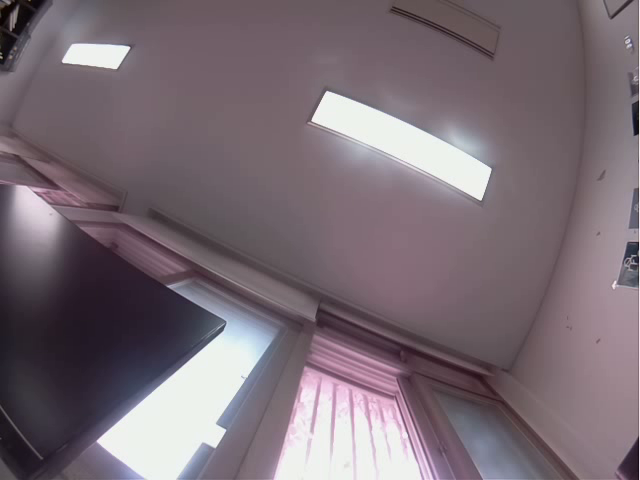
#> input picture frame 13 of dldmsxor/8091/heatmap/0908.avi, 640 x 480 px, given in place of testing.mp4, which was not available
$ python heatmap.py
#> lines starting #> are read from the running program, lines starting #| are printed output that depends on the picture; after the words box and inside, x2 and y2 are one past the last pixel; in counts of white or black regions, pixels touching at a corner belong together; pictures that were not available may be replaced by others from this repository, and a replacement may not be noted
import numpy as np
import cv2
from PIL import ImageFont, ImageDraw, Image

# use it if you wonna write video or ffmpeg
# from skvideo.io import FFmpegWriter

#start = 1
#duration = 10
fps = '30'
# [11 lines of commented-out code are left out]
cap = cv2.VideoCapture('testing.mp4')
#outfile = 'result.mp4'
#비디오 저장 형식
# fourcc = cv2.VideoWriter_fourcc('X', '2', '6', '4')
# out = cv2.VideoWriter('result.h264', fourcc, 20.0, (640, 480))
#프레임 크기
h = 480
w = 640
frameArea = h * w
#areaTH = frameArea / 250

# 구역 나누기 위한 선
line_up = int(2.0 * (h / 5))
line_down = int(3.0 * (h / 5))

up_limit = int(1.0 * (h / 5))
down_limit = int(4.0 * (h / 5))

line_up2 = int(2.0 * (w / 5))
line_down2 = int(3.0 * (w / 5))

up_limit2 = int(1.0 * (w / 5))
down_limit2 = int(4.0 * (w / 5))

pt1 = [0, line_down];
pt2 = [w, line_down];
pts_L1 = np.array([pt1, pt2], np.int32)
pts_L1 = pts_L1.reshape((-1, 1, 2))
pt3 = [0, line_up];
pt4 = [w, line_up];
pts_L2 = np.array([pt3, pt4], np.int32)
pts_L2 = pts_L2.reshape((-1, 1, 2))

pt5 = [0, up_limit];
pt6 = [w, up_limit];
pts_L3 = np.array([pt5, pt6], np.int32)
pts_L3 = pts_L3.reshape((-1, 1, 2))
pt7 = [0, down_limit];
pt8 = [w, down_limit];
pts_L4 = np.array([pt7, pt8], np.int32)
pts_L4 = pts_L4.reshape((-1, 1, 2))

pt9 = [line_down2, 0];
pt10 = [line_down2, h];
pts_L5 = np.array([pt9, pt10], np.int32)
pts_L5 = pts_L5.reshape((-1, 1, 2))
pt11 = [line_up2, 0];
pt12 = [line_up2, h];
pts_L6 = np.array([pt11, pt12], np.int32)
pts_L6 = pts_L6.reshape((-1, 1, 2))

pt13 = [up_limit2, 0];
pt14 = [up_limit2, h];
pts_L7 = np.array([pt13, pt14], np.int32)
pts_L7 = pts_L7.reshape((-1, 1, 2))
pt15 = [down_limit2, 0];
pt16 = [down_limit2, h];
pts_L8 = np.array([pt15, pt16], np.int32)
pts_L8 = pts_L8.reshape((-1, 1, 2))


while True:
    try:
        _, f = cap.read() # 비디오의 한 프레임씩 읽음
#> f is the input picture: shape (480, 640, 3); mean B, G, R 116.3, 108.2, 121.2
        f = cv2.cvtColor(f, cv2.COLOR_BGR2GRAY) #흑백 변환
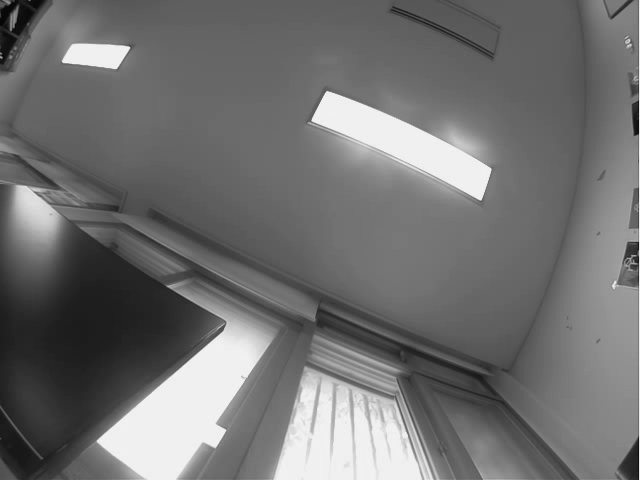
#> f: shape (480, 640); min 2, max 247, mean 112.9
        f = cv2.GaussianBlur(f, (11, 11), 2, 2)
        cnt = 0
        res = 0.05 * f
        res = res.astype(np.float64)
        break
    except:
        #프레임 글씨
        print('s')

fgbg = cv2.createBackgroundSubtractorMOG2(history=1, varThreshold=100,
                                          detectShadows=True)

# writer = FFmpegWriter(outfile, outputdict={'-r': fps})
# writer = FFmpegWriter(outfile)

kernel = cv2.getStructuringElement(cv2.MORPH_ELLIPSE, (13, 13)) # 커널 매트릭스(타원) 생성
#print(kernel)
cnt = 0
sec = 0
while True:
    # if sec == duration: break
    cnt += 1
    if cnt % int(fps) == 0:
        print(sec)
        sec += 1
    ret, frame = cap.read()
    if not ret: break
    fgmask = fgbg.apply(frame, None, 0.01)
#> fgmask: shape (480, 640); every value is 127

    cv2.imshow('test', fgmask) # 그림자 테스트

    gray = cv2.cvtColor(frame, cv2.COLOR_BGR2GRAY)
    # if cnt == 30: res
    gray = cv2.GaussianBlur(gray, (11, 11), 2, 2)
    gray = gray.astype(np.float64)
    fgmask = cv2.morphologyEx(fgmask, cv2.MORPH_CLOSE, kernel)
    fgmask = fgmask.astype(np.float64)
#> fgmask: shape (480, 640) float64; every value is 127
    res += (40 * fgmask + gray) * 0.01
    res_show = res / res.max()
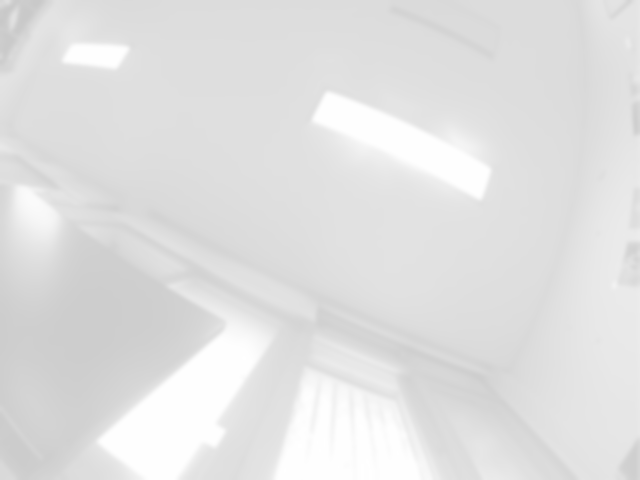
#> res_show: shape (480, 640) float64; min 0.786, max 1, mean 0.882
    res_show = np.floor(res_show * 255) #np.floor 작거나 같은 정수로 내림
    #print(res_show)#??????
    res_show = res_show.astype(np.uint8)
    res_show = cv2.applyColorMap(res_show, cv2.COLORMAP_JET) # 영상 색 변환
#> res_show: shape (480, 640, 3)
    img = res_show
    #선
    res_show = cv2.polylines(res_show, [pts_L1], False, (255, 255, 255), thickness=2)
    res_show = cv2.polylines(res_show, [pts_L2], False, (255, 255, 255), thickness=2)
    res_show = cv2.polylines(res_show, [pts_L3], False, (255, 255, 255), thickness=2)
    res_show = cv2.polylines(res_show, [pts_L4], False, (255, 255, 255), thickness=2)
    res_show = cv2.polylines(res_show, [pts_L5], False, (255, 255, 255), thickness=2)
    res_show = cv2.polylines(res_show, [pts_L6], False, (255, 255, 255), thickness=2)
    res_show = cv2.polylines(res_show, [pts_L7], False, (255, 255, 255), thickness=2)
    res_show = cv2.polylines(res_show, [pts_L8], False, (255, 255, 255), thickness=2)
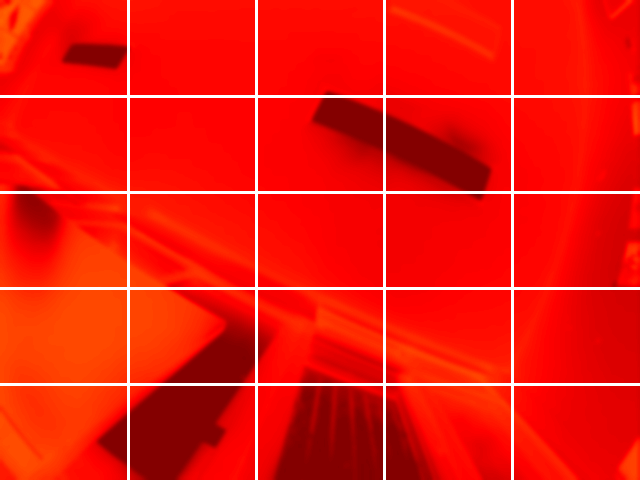
#> res_show: shape (480, 640, 3); mean B, G, R 11, 22.6, 238.2
    b, g, r, a = 255, 255, 255, 0
    #fontpath = "fonts/gulim.ttc"
    #font = ImageFont.truetype(fontpath, 20)
    res_show = Image.fromarray(res_show)
    res_show = np.array(res_show)

    i = 0
    for a in range(0, 5):
        for b in range(0, 5):
            cv2.putText(res_show, "%d" %(i+1) , (50+(b*128), 55+(a*96)), cv2.FONT_HERSHEY_SIMPLEX, 1, (0, 0, 0), 1, cv2.LINE_AA)
            i+= 1
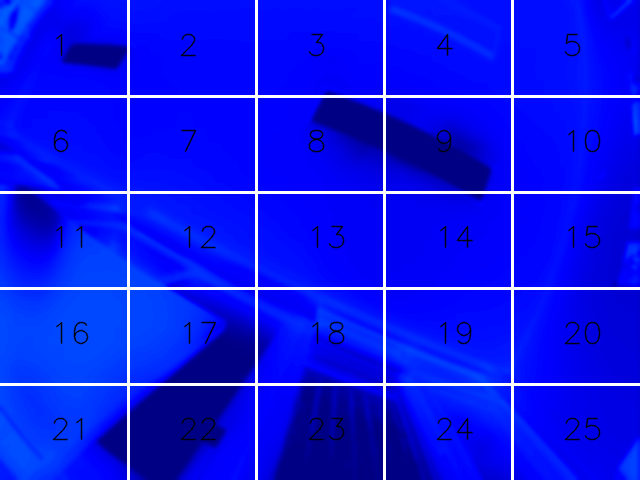
#> res_show: shape (480, 640, 3); 1.7% of pixels changed, all inside (x1, y1, x2, y2) = (52, 33, 601, 441)
#> after the loop, i = 25
    # [21 lines of commented-out code are left out]
    cv2.IMREAD_UNCHANGED
    cv2.imwrite("/var/www/html/ahyun2/smartcctv/static/img/test.jpg", res_show)
    # img = cv2.imread('/var/www/html/ahyun2/smartcctv/static/img/test.jpg')
    # cv2.imwrite("C:/Users/wlsdh/Desktop/pic/test.jpg", res_show)
    # img = cv2.imread('C:/Users/wlsdh/Desktop/pic/test.jpg')
    i = 1
    for height in range(0, 5):
        for width in range(0, 5):
            y1 = int((height * h / 5))
            y2 = int(((height + 1) * h / 5))
            x1 = int(width * (w / 5))
            x2 = int(((width + 1) * w / 5))
            res_img = img[y1: y2, x1: x2]
            test = str(i)
            cv2.imwrite("pic/%d.jpg" % (i), res_img)
            # cv2.imwrite("C:/Users/wlsdh/Desktop/pic/%d.jpg" % (i), res_img)
            cv2.imshow(test, res_img)
            i += 1
#> this loop made 5 passes
#> pass 1, `cv2.imwrite("pic/%d.jpg" % (i), res_img)`:
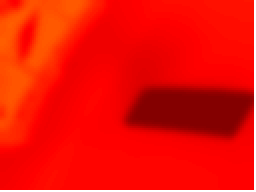
#> saved as 1.jpg: shape (96, 128, 3) (shown 2 times larger); mean B, G, R 4.6, 16.3, 238.8
#> pass 1, `cv2.imwrite("pic/%d.jpg" % (i), res_img)`:
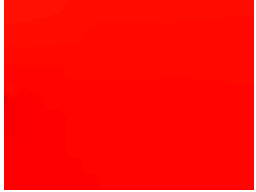
#> saved as 2.jpg: shape (96, 128, 3) (shown 2 times larger); mean B, G, R 8.6, 14.2, 254.9
#> pass 1, `cv2.imwrite("pic/%d.jpg" % (i), res_img)`:
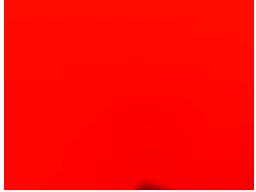
#> saved as 3.jpg: shape (96, 128, 3) (shown 2 times larger); mean B, G, R 8.6, 13.1, 254
#> after the loop, i = 26
    k = cv2.waitKey(30) & 0xff
#> (key Esc is pressed here)
    # [22 lines of commented-out code are left out]
cap.release()
# out.release()
cv2.destroyAllWindows()

$ run again, starting later in the video
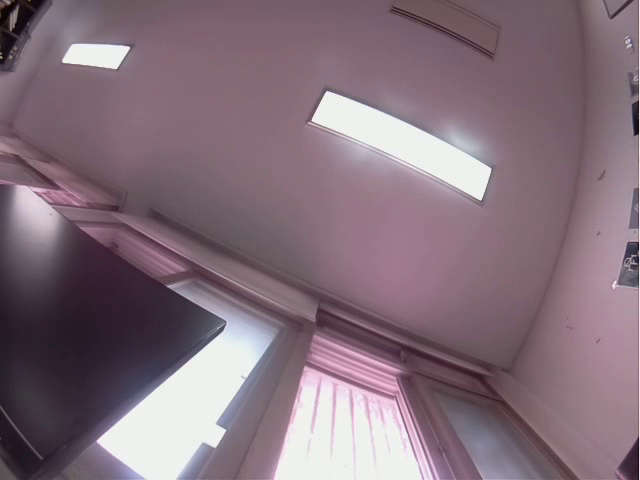
#> input picture frame 59 of dldmsxor/8091/heatmap/0908.avi, 640 x 480 px, given in place of testing.mp4, which was not available
#> f is the input picture: shape (480, 640, 3); mean B, G, R 123, 112.3, 132
#> after the loop `for a in range(0, 5):`:
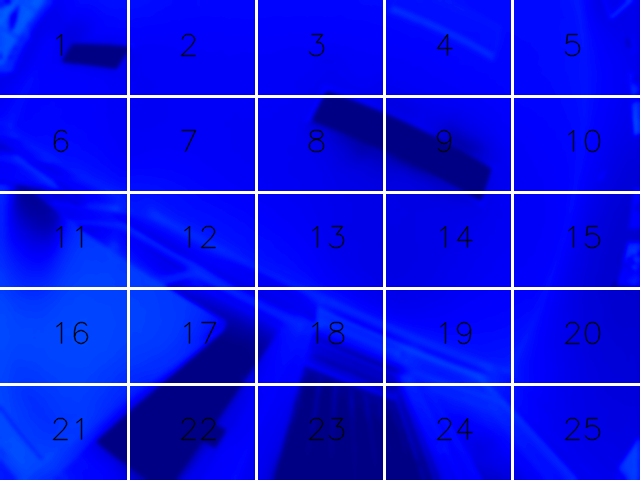
#> res_show: shape (480, 640, 3); mean R, G, B 11, 20.3, 233.1
#> after the loop `for a in range(0, 5):`: i = 25
#> the loop `for height in range(0, 5):` made 5 passes
#> pass 1, `cv2.imwrite("pic/%d.jpg" % (i), res_img)`:
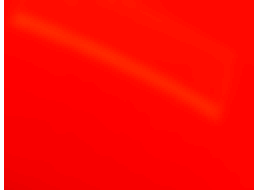
#> saved as 4.jpg: shape (96, 128, 3) (shown 2 times larger); mean B, G, R 8.6, 15.4, 253.4
#> after the loop `for height in range(0, 5):`: i = 26

$ run again, starting later in the video
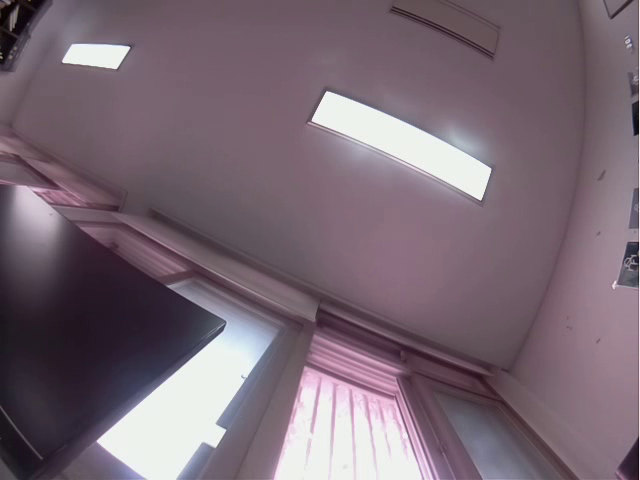
#> input picture frame 106 of dldmsxor/8091/heatmap/0908.avi, 640 x 480 px, given in place of testing.mp4, which was not available
#> f is the input picture: shape (480, 640, 3); mean B, G, R 115.5, 104.7, 120.8
#> after the loop `for a in range(0, 5):`: i = 25
#> the loop `for height in range(0, 5):` made 5 passes
#> pass 1, `cv2.imwrite("pic/%d.jpg" % (i), res_img)`:
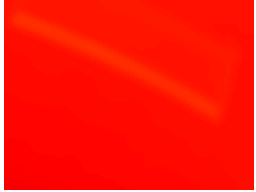
#> saved as 4.jpg: shape (96, 128, 3) (shown 2 times larger); mean B, G, R 8.6, 21.6, 254.9
#> after the loop `for height in range(0, 5):`: i = 26
